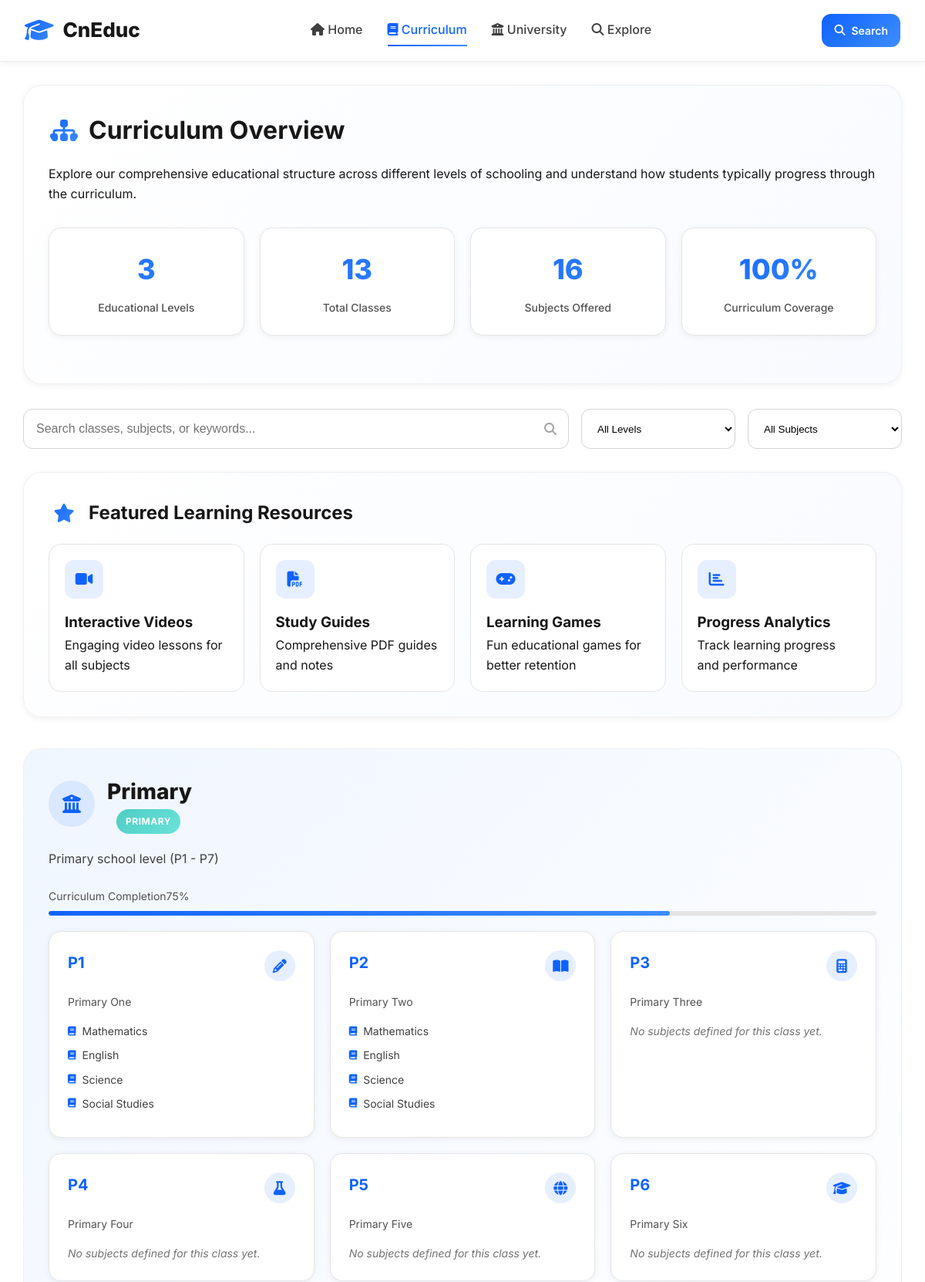
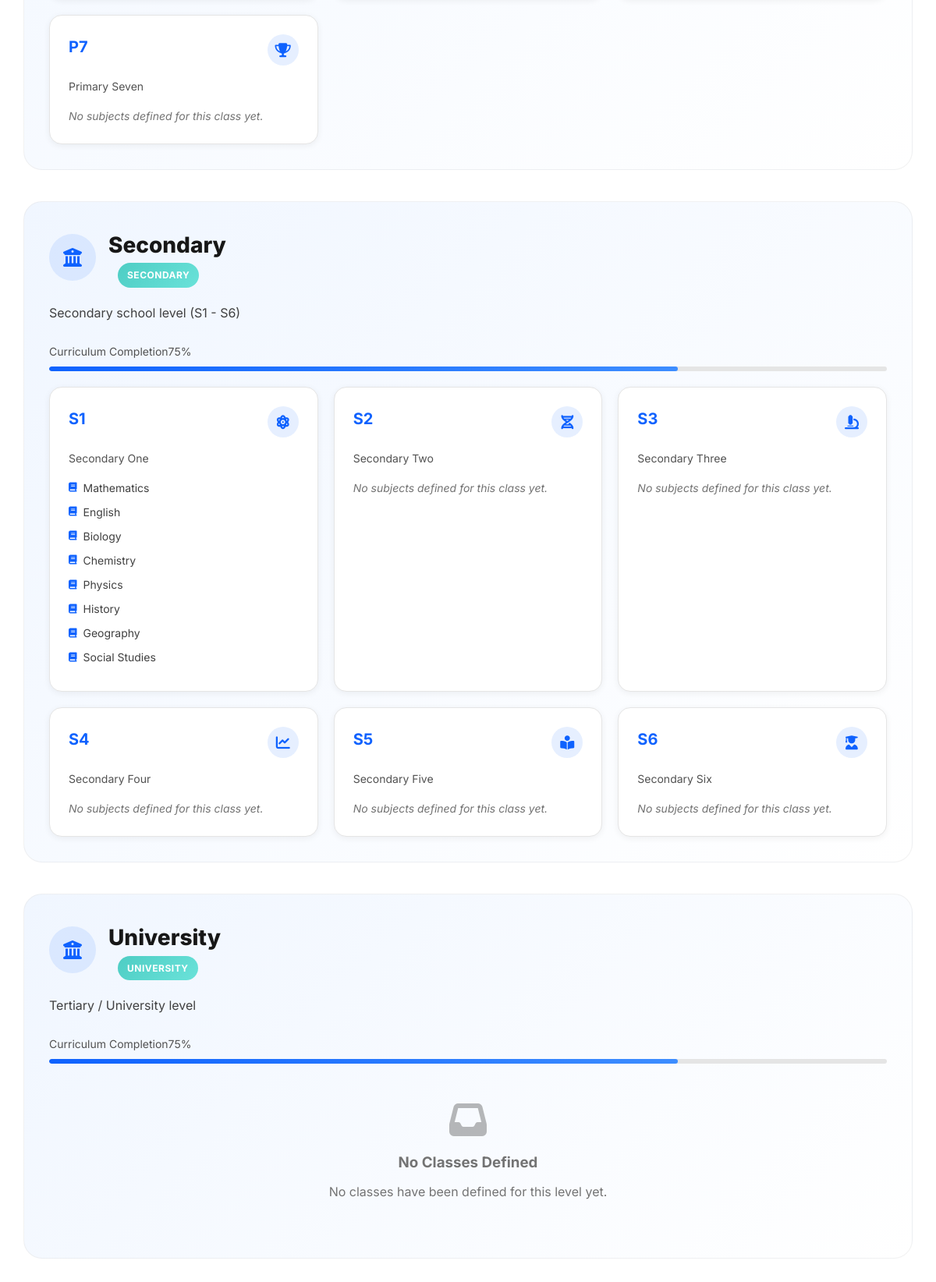
The page /curriculum.php (upper part) on the database its author committed (2 pictures, top to bottom).
### tables this page shows
CREATE TABLE IF NOT EXISTS `levels` (
  `id` INT AUTO_INCREMENT PRIMARY KEY,
  `name` VARCHAR(100) NOT NULL,
  `description` TEXT,
  `slug` VARCHAR(100) NOT NULL UNIQUE
);

CREATE TABLE IF NOT EXISTS `classes` (
  `id` INT AUTO_INCREMENT PRIMARY KEY,
  `level_id` INT NOT NULL,
  `name` VARCHAR(50) NOT NULL,
  `description` TEXT,
  `position` INT DEFAULT 0,
  FOREIGN KEY (`level_id`) REFERENCES `levels`(`id`) ON DELETE CASCADE,
  UNIQUE KEY `level_class` (`level_id`, `name`)
);

CREATE TABLE IF NOT EXISTS `subjects` (
  `id` INT AUTO_INCREMENT PRIMARY KEY,
  `class_id` INT NOT NULL,
  `name` VARCHAR(150) NOT NULL,
  `description` TEXT,
  `position` INT DEFAULT 0,
  FOREIGN KEY (`class_id`) REFERENCES `classes`(`id`) ON DELETE CASCADE
);

### includes/functions.php (called while the page is built, shortened)
<?php
require_once __DIR__ . '/db.php';
function get_levels() {
    global $mysqli;
    $res = $mysqli->query('SELECT * FROM levels ORDER BY id');
    return $res ? $res->fetch_all(MYSQLI_ASSOC) : [];
}
function get_classes_by_level($level_id) {
    global $mysqli;
    $level_id = (int)$level_id;
    $res = $mysqli->query("SELECT * FROM classes WHERE level_id = $level_id ORDER BY position, id");
    return $res ? $res->fetch_all(MYSQLI_ASSOC) : [];
}
function get_subjects_by_class($class_id) {
    global $mysqli;
    $class_id = (int)$class_id;
    $res = $mysqli->query("SELECT * FROM subjects WHERE class_id = $class_id ORDER BY position, id");
    return $res ? $res->fetch_all(MYSQLI_ASSOC) : [];
}
?>

### curriculum.php (the view, shortened to what this page needs)
<?php
require_once __DIR__ . '/includes/functions.php';
$levels = get_levels();
$total_classes = 0;
foreach ($levels as $lvl) {
    $cls = get_classes_by_level($lvl['id']);
    $total_classes += is_array($cls) ? count($cls) : 0;
}
$total_subjects = 0;
foreach ($levels as $lvl) {
    $cls = get_classes_by_level($lvl['id']);
    if (is_array($cls)) {
        foreach ($cls as $c) {
            $subs = get_subjects_by_class($c['id']);
            $total_subjects += is_array($subs) ? count($subs) : 0;
        }
    }
}
?>
<!DOCTYPE html>
<html lang="en">
<head>
    <link rel="stylesheet" href="https://cdnjs.cloudflare.com/ajax/libs/font-awesome/6.4.0/css/all.min.css">
</head>
<body>
    <nav class="navbar">
        <div class="nav-container">
            <a href="index.php" class="nav-logo">
                <i class="fas fa-graduation-cap"></i>
                <span>CnEduc</span>
            </a>
            <div class="nav-links">
                <a href="index.php"><i class="fas fa-home"></i> Home</a>
                <a href="curriculum.php" class="active"><i class="fas fa-book"></i> Curriculum</a>
                <a href="courses.php"><i class="fas fa-university"></i> University</a>
                <a href="explore.php"><i class="fas fa-search"></i> Explore</a>
            </div>
            <div class="nav-actions">
                <a href="search.php" class="btn btn-primary btn-sm">
                    <i class="fas fa-search"></i> Search
                </a>
            </div>
        </div>
    </nav>
    <div class="content-wrapper">
        <div class="card fade-in">
            <h1><i class="fas fa-sitemap"></i> Curriculum Overview</h1>
            <p>Explore our comprehensive educational structure across different levels of schooling and understand how students typically progress through the curriculum.</p>
            <div class="stats-grid">
                <div class="stat-card fade-in delay-1">
                    <div class="stat-number"><?php echo count($levels); ?></div>
                    <div class="stat-label">Educational Levels</div>
                </div>
                <div class="stat-card fade-in delay-1">
                    <div class="stat-number"><?php echo $total_classes ?? '15+'; ?></div>
                    <div class="stat-label">Total Classes</div>
                </div>
                <div class="stat-card fade-in delay-1">
                    <div class="stat-number"><?php echo $total_subjects ?? '50+'; ?></div>
                    <div class="stat-label">Subjects Offered</div>
                </div>
                <div class="stat-card fade-in delay-1">
                    <div class="stat-number">100%</div>
                    <div class="stat-label">Curriculum Coverage</div>
                </div>
            </div>
        </div>
        <div class="search-filter-bar fade-in">
            <div class="search-box">
                <input type="text" placeholder="Search classes, subjects, or keywords..." id="curriculumSearch">
                <i class="fas fa-search search-icon"></i>
            </div>
            <select class="filter-dropdown" id="levelFilter">
                <option value="">All Levels</option>
            </select>
            <select class="filter-dropdown" id="subjectFilter">
                <option value="">All Subjects</option>
            </select>
        </div>
        <div class="card fade-in">
            <h2><i class="fas fa-star"></i> Featured Learning Resources</h2>
            <div class="resources-grid">
                <a href="#" class="resource-card">
                    <div class="resource-icon">
                        <i class="fas fa-video"></i>
                    </div>
                    <h3>Interactive Videos</h3>
                    <p>Engaging video lessons for all subjects</p>
                </a>
                <a href="#" class="resource-card">
                    <div class="resource-icon">
                        <i class="fas fa-file-pdf"></i>
                    </div>
                    <h3>Study Guides</h3>
                    <p>Comprehensive PDF guides and notes</p>
                </a>
                <a href="#" class="resource-card">
                    <div class="resource-icon">
                        <i class="fas fa-gamepad"></i>
                    </div>
                    <h3>Learning Games</h3>
                    <p>Fun educational games for better retention</p>
                </a>
                <a href="#" class="resource-card">
                    <div class="resource-icon">
                        <i class="fas fa-chart-bar"></i>
                    </div>
                    <h3>Progress Analytics</h3>
                    <p>Track learning progress and performance</p>
                </a>
            </div>
        </div>
        <?php foreach ($levels as $level):
            $badge_class = '';
            $level_icon = '';
            if ($level['id'] === 1) {
                $badge_class = 'primary-badge';
                $level_icon = 'fas fa-child';
            } elseif ($level['id'] === 2) {
                $badge_class = 'secondary-badge';
                $level_icon = 'fas fa-user-graduate';
            } else {
                $badge_class = 'university-badge';
                $level_icon = 'fas fa-university';
            }
        ?>
            <div class="level-section fade-in" id="level-<?php echo $level['id']; ?>">
                <div class="level-header">
                    <div class="level-icon">
                        <i class="<?php echo $level_icon; ?>"></i>
                    </div>
                    <div>
                        <div class="level-title"><?php echo htmlspecialchars($level['name']); ?></div>
                        <span class="level-badge <?php echo $badge_class; ?>"><?php echo strtoupper($level['name']); ?></span>
                    </div>
                </div>
                <?php if (!empty($level['description'])): ?>
                    <div class="level-description">
                        <?php echo nl2br(htmlspecialchars($level['description'])); ?>
                    </div>
                <?php endif; ?>
                <div class="progress-section">
                    <div class="progress-info">
                        <span>Curriculum Completion</span>
                        <span>75%</span>
                    </div>
                    <div class="progress-bar">
                        <div class="progress-fill" style="width: 75%"></div>
                    </div>
                </div>
                <?php $classes = get_classes_by_level($level['id']); ?>
                <?php if (!empty($classes)): ?>
                    <div class="classes-grid">
                        <?php foreach ($classes as $cl):
                            $class_icon = "fas fa-users";
                            if (strpos($cl['name'], 'P1') !== false) $class_icon = "fas fa-pencil-alt";
                            if (strpos($cl['name'], 'P2') !== false) $class_icon = "fas fa-book-open";
                            if (strpos($cl['name'], 'P3') !== false) $class_icon = "fas fa-calculator";
                            if (strpos($cl['name'], 'P4') !== false) $class_icon = "fas fa-flask";
                            if (strpos($cl['name'], 'P5') !== false) $class_icon = "fas fa-globe";
                            if (strpos($cl['name'], 'P6') !== false) $class_icon = "fas fa-graduation-cap";
                            if (strpos($cl['name'], 'P7') !== false) $class_icon = "fas fa-trophy";
                            if (strpos($cl['name'], 'S1') !== false) $class_icon = "fas fa-atom";
                            if (strpos($cl['name'], 'S2') !== false) $class_icon = "fas fa-dna";
                            if (strpos($cl['name'], 'S3') !== false) $class_icon = "fas fa-microscope";
                            if (strpos($cl['name'], 'S4') !== false) $class_icon = "fas fa-chart-line";
                            if (strpos($cl['name'], 'S5') !== false) $class_icon = "fas fa-book-reader";
                            if (strpos($cl['name'], 'S6') !== false) $class_icon = "fas fa-user-graduate";
                        ?>
                            <a href="subjects.php?class_id=<?php echo $cl['id']; ?>" class="class-card fade-in delay-1">
                                <div class="class-header">
                                    <div class="class-name"><?php echo htmlspecialchars($cl['name']); ?></div>
                                    <div class="class-icon">
                                        <i class="<?php echo $class_icon; ?>"></i>
                                    </div>
                                </div>
                                <?php if (!empty($cl['description'])): ?>
                                    <div class="class-description"><?php echo htmlspecialchars($cl['description']); ?></div>
                                <?php endif; ?>
                                <?php $subjects = get_subjects_by_class($cl['id']); ?>
                                <?php if (!empty($subjects)): ?>
                                    <ul class="subjects-list">
                                        <?php foreach ($subjects as $s): ?>
                                            <li>
                                                <i class="fas fa-book"></i>
                                                <?php echo htmlspecialchars($s['name']); ?>
                                            </li>
                                        <?php endforeach; ?>
                                    </ul>
                                <?php else: ?>
                                    <div class="empty-subjects">No subjects defined for this class yet.</div>
                                <?php endif; ?>
                            </a>
                        <?php endforeach; ?>
                    </div>
                <?php else: ?>
                    <div style="text-align: center; padding: 40px 20px; color: var(--gray-500);">
                        <i class="fas fa-inbox" style="font-size: 48px; margin-bottom: 16px; opacity: 0.5;"></i>
                        <h3 style="margin-bottom: 8px;">No Classes Defined</h3>
                        <p>No classes have been defined for this level yet.</p>
                    </div>
                <?php endif; ?>
            </div>
        <?php endforeach; ?>
    </div>
</body>
</html>

### rows shown on the page
levels: name "Primary", name "PRIMARY", description "Primary school level (P1 - P7)"
classes: name "P1", description "Primary One"
subjects: name "Mathematics"
subjects: name "English"
subjects: name "Science"
subjects: name "Social Studies"
classes: name "P2", description "Primary Two"
subjects: name "Mathematics"
subjects: name "English"
subjects: name "Science"
subjects: name "Social Studies"
classes: name "P3", description "Primary Three", shows "No subjects defined for this class yet."
classes: name "P4", description "Primary Four", shows "No subjects defined for this class yet."
classes: name "P5", description "Primary Five", shows "No subjects defined for this class yet."
classes: name "P6", description "Primary Six", shows "No subjects defined for this class yet."
classes: name "P7", description "Primary Seven", shows "No subjects defined for this class yet."
levels: name "Secondary", name "SECONDARY", description "Secondary school level (S1 - S6)"
classes: name "S1", description "Secondary One"
subjects: name "Mathematics"
subjects: name "English"
subjects: name "Biology"
subjects: name "Chemistry"
subjects: name "Physics"
subjects: name "History"
subjects: name "Geography"
subjects: name "Social Studies"
classes: name "S2", description "Secondary Two", shows "No subjects defined for this class yet."
classes: name "S3", description "Secondary Three", shows "No subjects defined for this class yet."
classes: name "S4", description "Secondary Four", shows "No subjects defined for this class yet."
classes: name "S5", description "Secondary Five", shows "No subjects defined for this class yet."
classes: name "S6", description "Secondary Six", shows "No subjects defined for this class yet."
levels: name "University", name "UNIVERSITY", description "Tertiary / University level", shows "No Classes Defined"

### other values the page prints
count($levels) "3"
$total_classes "13"
$total_subjects "16"
